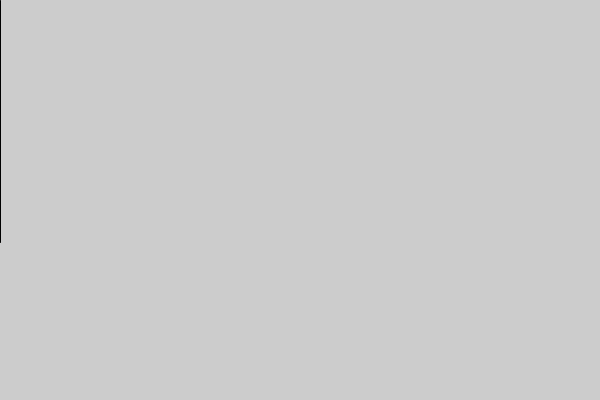
Frame 1 (no input)
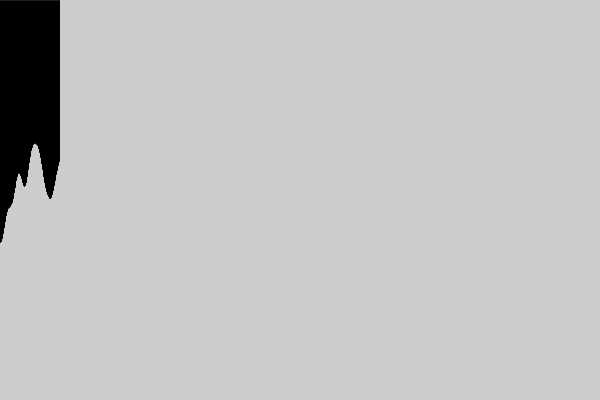
Frame 60 (the mouse pressed at the canvas centre just before this capture)
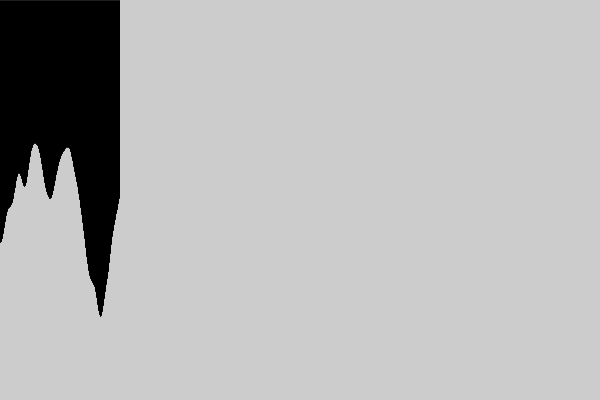
Frame 120 (the mouse held since frame 60 and released just before this capture)

The Processing sketch that drew these frames (run headless with seeded random() and noise(); from frame 60 on, the mouse is pressed at the canvas centre):

// Processing sketch: Lightning_java
// ── Lightning_java.pde
int x;

void setup() {
  size(600, 400);
  x = 0;
}

void draw() {
  float nr = height * noise(x*0.02);
  line(x, 0, x, nr);
  x++;
}
